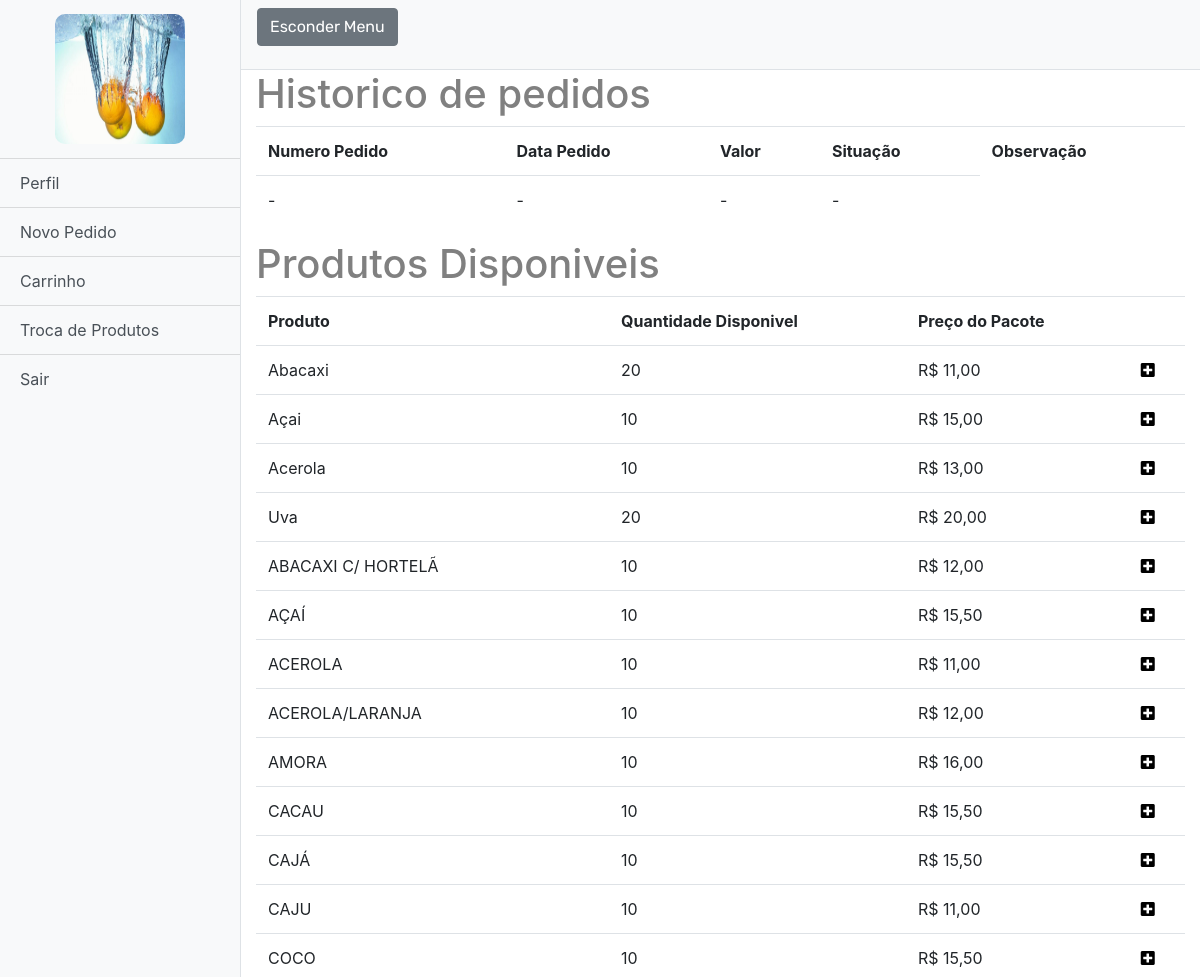
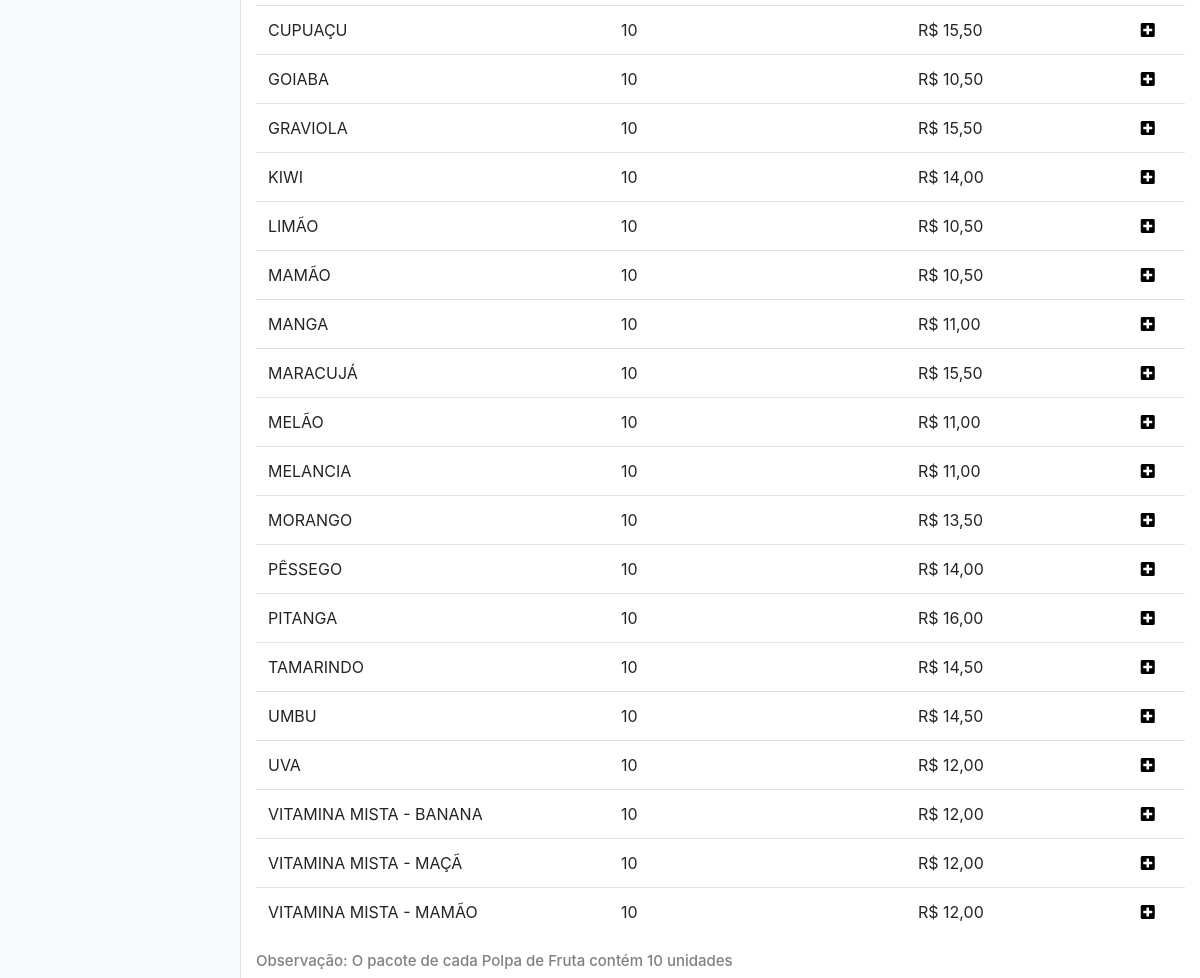
Page /pedidosCliente.php (signed in) on the committed database (2 pictures, top to bottom).
### tables this page shows
CREATE TABLE `cadastro` (
  `id_usuario` int(11) NOT NULL,
  `nome` varchar(100) NOT NULL,
  `cpf` varchar(14) NOT NULL,
  `usuario` varchar(30) NOT NULL,
  `email` varchar(100) NOT NULL,
  `cidade` varchar(255) DEFAULT 'São Paulo',
  `endereco` varchar(200) NOT NULL,
  `empresa` varchar(100) DEFAULT NULL,
  `senha` char(40) NOT NULL,
  `flag` int(11) NOT NULL DEFAULT '0',
  `telefone` varchar(15) NOT NULL,
  `imagem` varchar(40) NOT NULL
);

CREATE TABLE `estoque` (
  `id` int(11) NOT NULL,
  `nome` varchar(40) DEFAULT NULL,
  `quantidade` int(3) NOT NULL,
  `preco` decimal(10,2) DEFAULT NULL,
  `unidade` int(2) NOT NULL,
  `data` timestamp NOT NULL DEFAULT CURRENT_TIMESTAMP
);

### pedidosCliente.php (the view, shortened to what this page needs)
<?php
include_once 'php_action/db_connect.php';
?>
<!DOCTYPE html>
<html>
<head>
	<link rel="stylesheet" type="text/css" href="style/menu_profile.css">
	<link href="vendor/bootstrap/css/bootstrap.min.css" rel="stylesheet">
	<link rel="stylesheet" href="https://use.fontawesome.com/releases/v5.8.1/css/all.css">
</head>
<body>
	<div class="d-flex" id="wrapper">
		<div class="bg-light border-right" id="sidebar-wrapper">
			<?php
				$id = $_SESSION["id_usuario"];
				$query =  "SELECT * FROM cadastro WHERE id_usuario = '$id'";
				$listar = mysqli_query($connect,$query);
				while($dados=mysqli_fetch_array($listar)){
			?>
			<div class="sidebar-heading">
				<img class="image" src="uploads_perfil/<?php echo $dados['imagem'];?>">
			</div>
			<div class="list-group list-group-flush">
				<a href="perfilCliente.php" class="list-group-item list-group-item-action bg-light">Perfil</a>
				<a href="pedidosCliente.php" class="list-group-item list-group-item-action bg-light">Novo Pedido</a>
				<a href="carrinho.php" class="list-group-item list-group-item-action bg-light">Carrinho</a>
				<a href="trocaProdutos.php" class="list-group-item list-group-item-action bg-light">Troca de Produtos</a>
				<a href="php_action/sair.php" class="list-group-item list-group-item-action bg-light">Sair</a>
			</div>
		</div>
		<div id="page-content-wrapper">
				<nav class="navbar navbar-expand-lg navbar-light bg-light border-bottom">
					<button class="btn btn-secondary" id="menu-toggle">Esconder Menu</button>
				</nav>
				<?php
			}
			?>
			<div class="container-fluid">
				<h1>
					Historico de pedidos
				</h1>
				<table class="table table-alternate">
					<tr>
						<th>Numero Pedido</th>
						<th>Data Pedido</th>
						<th>Valor</th>
						<th>Situação</th>
						<th>Observação</th>
					</tr>
					<?php
						$id_user = $_SESSION["id_usuario"];
						$sql = "SELECT * FROM pedido WHERE id_usuario = $id_user ";
						$resultado = mysqli_query($connect, $sql);
						if(mysqli_num_rows($resultado) > 0):
						while($dados = mysqli_fetch_array($resultado)):
					?>
						<tr>
							<td><?php echo $dados['id_pedido']; ?></td>
							<td><?php echo $dados['data_pedido']; ?></td>
							<td><?php echo $dados['valor_pedido']; ?></td>
							<td><?php echo $dados['status_pedido']; ?></td>
							<td><?php echo $dados['observacao']; ?></td>
						</tr>
					<?php
						endwhile;
						else:
					?>
						<tr>
							<td>-</td>
							<td>-</td>
							<td>-</td>
							<td>-</td>
						</tr>
					<?php
						endif;
					?>
				</table>
				<h1>Produtos Disponiveis</h1>
				<table class="table table-alternate">
					<tr>
						<th>Produto</th>
						<th>Quantidade Disponivel</th>
						<th>Preço do Pacote</th>
						<th></th>
					</tr>
					<?php
						$sql = "SELECT * FROM estoque WHERE quantidade > 0";
						$resultado = mysqli_query($connect, $sql);
						if(mysqli_num_rows($resultado) > 0):
						while($dados = mysqli_fetch_array($resultado)):
					?>
					<tr>
						<td><?php echo $dados['nome'];?></td>
						<td><?php echo $dados['quantidade'];?></td>
						<td>R$ <?php echo number_format($dados['preco'], 2, ',', '.').''; ?></td>
						<td>
							<?php echo '<a href="carrinho.php?acao=add&id='.$dados['id'].'">
							<i class="fas fa-plus-square" style="color:black;"></i>
							</a>'; ?>
						</td>
					</tr>
					<?php
						endwhile;
						endif;
					?>
				</table>
				<h5 style="text-align: left;font-size: 15px;">Observação: O pacote de cada Polpa de Fruta contém 10 unidades</h5>
			</div>
	</body>
</html>

### style/menu_profile.css (style rules this page uses)
body { overflow-x: hidden; }
#sidebar-wrapper { min-height: 100vh; margin-left: -15rem; -webkit-transition: margin .25s ease-out; -moz-transition: margin .25s ease-out; -o-transition: margin .25s ease-out; transition: margin .25s ease-out; }
#sidebar-wrapper .sidebar-heading { padding: 0.875rem 1.25rem; font-size: 1.2rem; }
#sidebar-wrapper .list-group { width: 15rem; }
#page-content-wrapper { min-width: 100vw; }
.btn { font-family: 'Rubik', sans-serif; margin-bottom: 15px; }
.image { transition: 0.5s; width: 130px; height: 130px; border-radius: 10px; margin-left: 35px; }
h1,h3 { color: grey; }
h5 { font-size: 18px; text-align: center; margin-top: 30px; color: grey; }
@media (min-width: 768px) { #sidebar-wrapper { margin-left: 0; } }
@media (min-width: 768px) { #page-content-wrapper { min-width: 0; width: 100%; } }

### rows in the picture
cadastro: imagem (picture)
estoque: nome "Abacaxi", quantidade "20", preco "11,00"
estoque: nome "Açai", quantidade "10", preco "15,00"
estoque: nome "Acerola", quantidade "10", preco "13,00"
estoque: nome "Uva", quantidade "20", preco "20,00"
estoque: nome "ABACAXI C/ HORTELÃ", quantidade "10", preco "12,00"
estoque: nome "AÇAÍ", quantidade "10", preco "15,50"
estoque: nome "ACEROLA", quantidade "10", preco "11,00"
estoque: nome "ACEROLA/LARANJA", quantidade "10", preco "12,00"
estoque: nome "AMORA", quantidade "10", preco "16,00"
estoque: nome "CACAU", quantidade "10", preco "15,50"
estoque: nome "CAJÁ", quantidade "10", preco "15,50"
estoque: nome "CAJU", quantidade "10", preco "11,00"
estoque: nome "COCO", quantidade "10", preco "15,50"
estoque: nome "CUPUAÇU", quantidade "10", preco "15,50"
estoque: nome "GOIABA", quantidade "10", preco "10,50"
estoque: nome "GRAVIOLA", quantidade "10", preco "15,50"
estoque: nome "KIWI", quantidade "10", preco "14,00"
estoque: nome "LIMÃO", quantidade "10", preco "10,50"
estoque: nome "MAMÃO", quantidade "10", preco "10,50"
estoque: nome "MANGA", quantidade "10", preco "11,00"
estoque: nome "MARACUJÁ", quantidade "10", preco "15,50"
estoque: nome "MELÃO", quantidade "10", preco "11,00"
estoque: nome "MELANCIA", quantidade "10", preco "11,00"
estoque: nome "MORANGO", quantidade "10", preco "13,50"
estoque: nome "PÊSSEGO", quantidade "10", preco "14,00"
estoque: nome "PITANGA", quantidade "10", preco "16,00"
estoque: nome "TAMARINDO", quantidade "10", preco "14,50"
estoque: nome "UMBU", quantidade "10", preco "14,50"
estoque: nome "UVA", quantidade "10", preco "12,00"
estoque: nome "VITAMINA MISTA - BANANA", quantidade "10", preco "12,00"
estoque: nome "VITAMINA MISTA - MAÇÃ", quantidade "10", preco "12,00"
estoque: nome "VITAMINA MISTA - MAMÃO", quantidade "10", preco "12,00"
